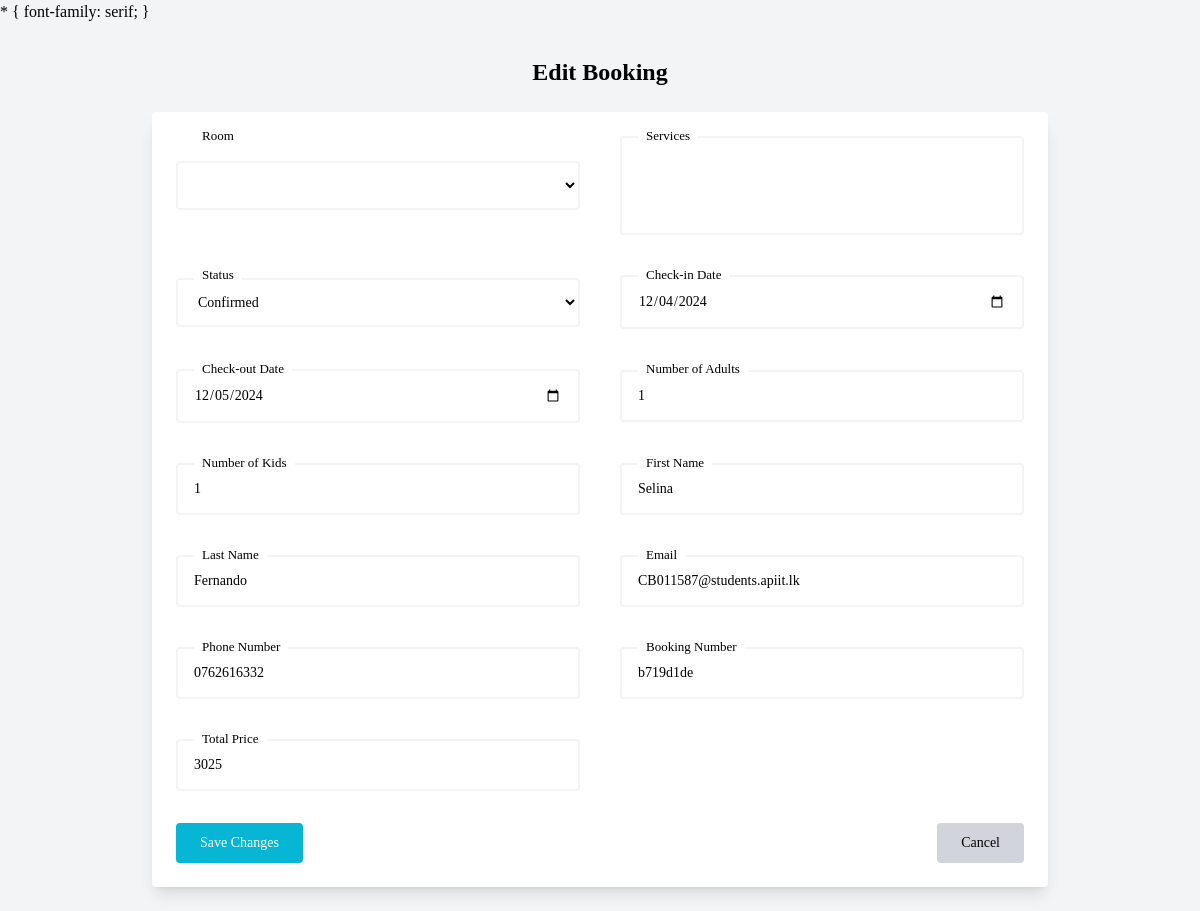
The app's page /bookings/edit/68 with its own data.
### main.py (models this page shows)
class Booking(db.Model):
    __tablename__ = 'bookings'
    id = db.Column(db.Integer, primary_key=True)
    room_id = db.Column(db.Integer, db.ForeignKey('rooms.id'), nullable=False)
    check_in = db.Column(db.Date, nullable=False)
    check_out = db.Column(db.Date, nullable=False)
    no_adults = db.Column(db.Integer, nullable=False)
    no_kids = db.Column(db.Integer, nullable=True)
    name = db.Column(db.String(255), nullable=False)
    surname = db.Column(db.String(255), nullable=False)
    phone_number = db.Column(db.String(100), nullable=False)
    email = db.Column(db.String(255), nullable=False)
    total_price = db.Column(db.Float, nullable=False)
    room = db.relationship('Room', back_populates='bookings')

### main.py (the view, shortened to what this page needs)
@app.route('/bookings/edit/<int:booking_id>', methods=['GET', 'POST'])
def edit_booking(booking_id):
    conn = get_db_connection()
    cursor = conn.cursor()
    cursor.execute('SELECT * FROM Bookings WHERE bookingID = ?', (booking_id,))
    booking = cursor.fetchone()
    cursor.execute('SELECT * FROM Rooms')
    rooms = cursor.fetchall()
    cursor.execute('SELECT * FROM Services')
    services = cursor.fetchall()
    cursor.execute('SELECT serviceID FROM BookingServices WHERE bookingID = ?', (booking_id,))
    booking_service_ids = [row['serviceID'] for row in cursor.fetchall()]
    conn.close()
    return render_template('edit_booking.html', booking=booking, rooms=rooms, services=services, booking_service_ids=booking_service_ids)

### main.py (called while the page is built)
def get_db_connection():
    conn = sqlite3.connect('hotel_management.db')
    conn.row_factory = sqlite3.Row
    return conn

### templates/edit_booking.html (shortened to what this page needs)
<!DOCTYPE html>
<html lang="en">
<head>
    <link href="{{ url_for('static', filename='output.css') }}" rel="stylesheet">
</head>
<body class="bg-gray-100 font-serif">
    <h1 class="text-2xl font-bold text-center mt-8">Edit Booking</h1>
    <form action="{{ url_for('edit_booking', booking_id=booking.bookingID) }}" method="POST" enctype="multipart/form-data" class="m-6 max-w-4xl mx-auto bg-white p-6 rounded shadow-lg">
        <div class="grid sm:grid-cols-2 gap-10">
            <div class="relative flex items-center">
                <label class="text-[13px] bg-white text-black absolute px-2 top-[-10px] left-[18px]">Room</label>
                <select name="roomID" id="roomID" class="px-4 py-3.5 bg-white text-black w-full text-sm border-2 border-gray-100 focus:border-blue-500 rounded outline-none">
                    {% for room in rooms %}
                    <option value="{{ room.roomID }}" {% if room.roomID == booking.roomID %} selected {% endif %}>
                    </option>
                    {% endfor %}
                </select>
            </div>
            <div class="relative flex items-center">
                <label class="text-[13px] bg-white text-black absolute px-2 top-[-10px] left-[18px]">Services</label>
                <select name="service_ids[]" id="service_ids" multiple class="px-4 py-3.5 bg-white text-black w-full text-sm border-2 border-gray-100 focus:border-blue-500 rounded outline-none">
                    {% for service in services %}
                    <option value="{{ service.serviceID }}" {% if service.serviceID in selected_services %} selected {% endif %}>
                    </option>
                    {% endfor %}
                </select>
            </div>
            <div class="relative flex items-center">
                <label class="text-[13px] bg-white text-black absolute px-2 top-[-10px] left-[18px]">Status</label>
                <select id="status" name="status" class="px-4 py-3.5 bg-white text-black w-full text-sm border-2 border-gray-100 focus:border-blue-500 rounded outline-none">
                    <option value="confirmed" {% if booking['status'] == 'confirmed' %}selected{% endif %}>Confirmed</option>
                </select>
            </div>
            <div class="relative flex items-center">
                <label class="text-[13px] bg-white text-black absolute px-2 top-[-10px] left-[18px]">Check-in Date</label>
                <input type="date" name="check_in" id="check_in" value="{{ booking.check_in }}" class="px-4 py-3.5 bg-white text-black w-full text-sm border-2 border-gray-100 focus:border-blue-500 rounded outline-none">
            </div>
            <div class="relative flex items-center">
                <label class="text-[13px] bg-white text-black absolute px-2 top-[-10px] left-[18px]">Check-out Date</label>
                <input type="date" name="check_out" id="check_out" value="{{ booking.check_out }}" class="px-4 py-3.5 bg-white text-black w-full text-sm border-2 border-gray-100 focus:border-blue-500 rounded outline-none">
            </div>
            <div class="relative flex items-center">
                <label class="text-[13px] bg-white text-black absolute px-2 top-[-10px] left-[18px]">Number of Adults</label>
                <input type="number" name="no_adults" id="no_adults" value="{{ booking.no_adults }}" class="px-4 py-3.5 bg-white text-black w-full text-sm border-2 border-gray-100 focus:border-blue-500 rounded outline-none">
            </div>
            <div class="relative flex items-center">
                <label class="text-[13px] bg-white text-black absolute px-2 top-[-10px] left-[18px]">Number of Kids</label>
                <input type="number" name="no_kids" id="no_kids" value="{{ booking.no_kids }}" class="px-4 py-3.5 bg-white text-black w-full text-sm border-2 border-gray-100 focus:border-blue-500 rounded outline-none">
            </div>
            <div class="relative flex items-center">
                <label class="text-[13px] bg-white text-black absolute px-2 top-[-10px] left-[18px]">First Name</label>
                <input type="text" name="name" id="name" value="{{ booking.name }}" class="px-4 py-3.5 bg-white text-black w-full text-sm border-2 border-gray-100 focus:border-blue-500 rounded outline-none">
            </div>
            <div class="relative flex items-center">
                <label class="text-[13px] bg-white text-black absolute px-2 top-[-10px] left-[18px]">Last Name</label>
                <input type="text" name="surname" id="surname" value="{{ booking.surname }}" class="px-4 py-3.5 bg-white text-black w-full text-sm border-2 border-gray-100 focus:border-blue-500 rounded outline-none">
            </div>
            <div class="relative flex items-center">
                <label class="text-[13px] bg-white text-black absolute px-2 top-[-10px] left-[18px]">Email</label>
                <input type="email" name="email" id="email" value="{{ booking.email }}" class="px-4 py-3.5 bg-white text-black w-full text-sm border-2 border-gray-100 focus:border-blue-500 rounded outline-none">
            </div>
            <div class="relative flex items-center">
                <label class="text-[13px] bg-white text-black absolute px-2 top-[-10px] left-[18px]">Phone Number</label>
                <input type="text" name="phone_number" id="phone_number" value="{{ booking.phone_number }}" class="px-4 py-3.5 bg-white text-black w-full text-sm border-2 border-gray-100 focus:border-blue-500 rounded outline-none">
            </div>
            <div class="relative flex items-center">
                <label class="text-[13px] bg-white text-black absolute px-2 top-[-10px] left-[18px]">Booking Number</label>
                <input type="text" name="booking_number" id="booking_number" value="{{ booking.booking_number }}" class="px-4 py-3.5 bg-white text-black w-full text-sm border-2 border-gray-100 focus:border-blue-500 rounded outline-none">
            </div>
            <div class="relative flex items-center">
                <label class="text-[13px] bg-white text-black absolute px-2 top-[-10px] left-[18px]">Total Price</label>
                <input type="text" name="total_price" id="total_price" value="{{ booking.total_price }}" class="px-4 py-3.5 bg-white text-black w-full text-sm border-2 border-gray-100 focus:border-blue-500 rounded outline-none">
            </div>
        </div>
        <div class="mt-8 flex justify-between">
            <button type="submit" class="px-6 py-2.5 text-sm bg-cyan-500 text-white rounded hover:bg-gray-400 transition-all">Save Changes</button>
            <a href="{{ url_for('manage_bookings') }}" class="px-6 py-2.5 text-sm bg-gray-300 text-black rounded hover:bg-gray-400 transition-all">Cancel</a>
        </div>
    </form>
</body>
</html>

### records on screen
Booking: check_in "12/04/2024", check_out "12/05/2024", no_adults "1", no_kids "1", name "Selina", surname "Fernando", email "CB011587@students.apiit.lk", phone_number "0762616332", booking_number "b719d1de", total_price "3025"
